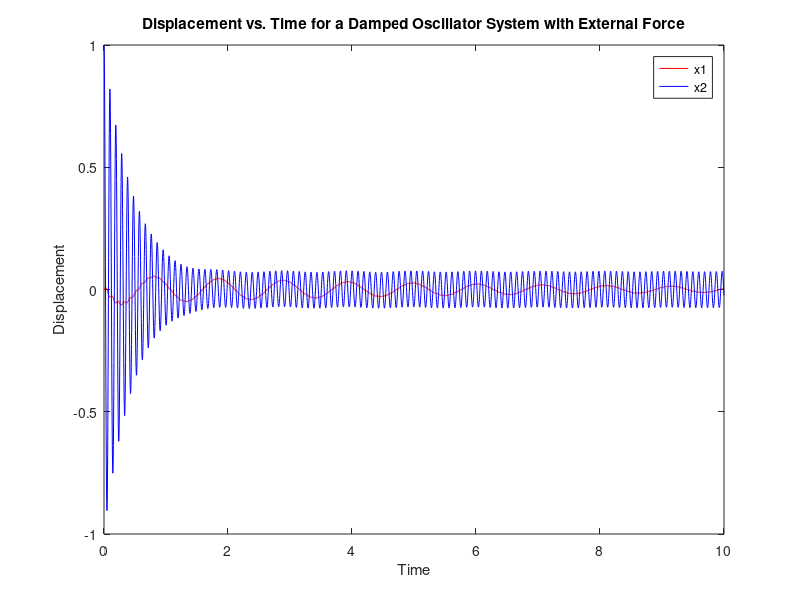

The MATLAB script that drew this image:

function main
    % 初始条件 [x1_0, x1'_0, x2_0, x2'_0]
    init = [0, 0, 1, 1];  

    % 参数：质量m1, m2，阻尼系数c，弹簧常数k1, k2
    m1 = 500;  % 示例值
    m2 = 50;   % 示例值
    c = 200;   % 示例值
    k1 = 20000;  % 示例值
    k2 = 200000;  % 示例值

    % 时间范围
    tspan = [0 10]; 

    % 使用ode45求解
    [t, sol] = ode45(@(t, y) odefunc(t, y, m1, m2, c, k1, k2), tspan, init);

    % 绘图
    figure;
    plot(t, sol(:, 1), 'r', t, sol(:, 3), 'b');
    legend('x1', 'x2');
    xlabel('Time');
    ylabel('Displacement');
    title('Displacement vs. Time for a Damped Oscillator System with External Force');
end

function dydt = odefunc(t, y, m1, m2, c, k1, k2)
    % y = [x1; x1'; x2; x2']
    dydt = zeros(4, 1);
    dydt(1) = y(2);
    dydt(2) = (-c*(y(2) - y(4)) - k1*(y(1) - y(3)))/m1;
    dydt(3) = y(4);
    dydt(4) = (c*(y(2) - y(4)) + k1*(y(1) - y(3)) - k2*y(3) + 1000 * cos(2 * pi * 10.555 * t))/m2;
end
